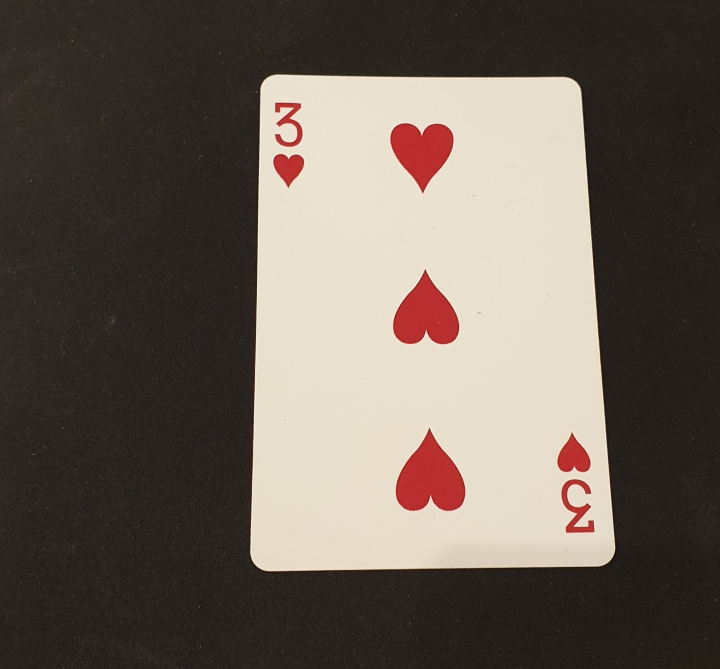
#> input picture Doh/heart3.jpg, 1440 x 1337 px (shown at 1/2 size)
$ jupyter execute --allow-errors Contours5.ipynb
#> lines starting #> are read from the running program, lines starting #| are printed output that depends on the picture; after the words box and inside, x2 and y2 are one past the last pixel; in counts of white or black regions, pixels touching at a corner belong together
[cell 1]
import cv2
import numpy as np
import matplotlib.pyplot as plt

[cell 2]
image = cv2.imread('heart3.jpg')
#> image is the input picture: shape (1337, 1440, 3); mean B, G, R 87.2, 96, 106.3
image = cv2.cvtColor(image, cv2.COLOR_RGB2BGR)
im_bw = cv2.cvtColor(image, cv2.COLOR_RGB2GRAY)
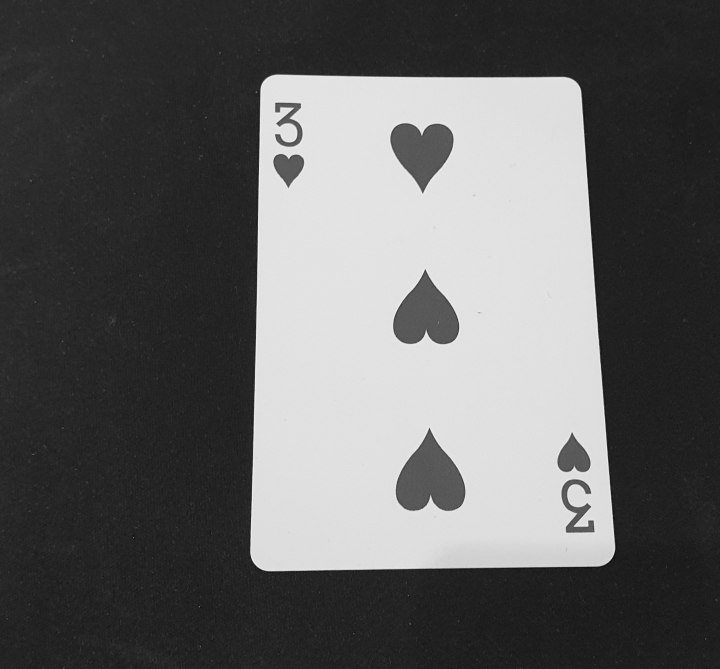
#> im_bw: shape (1337, 1440) (shown at 1/2 size); min 6, max 249, mean 98
thresh, im_bw = cv2.threshold(im_bw, 170, 255, 0)
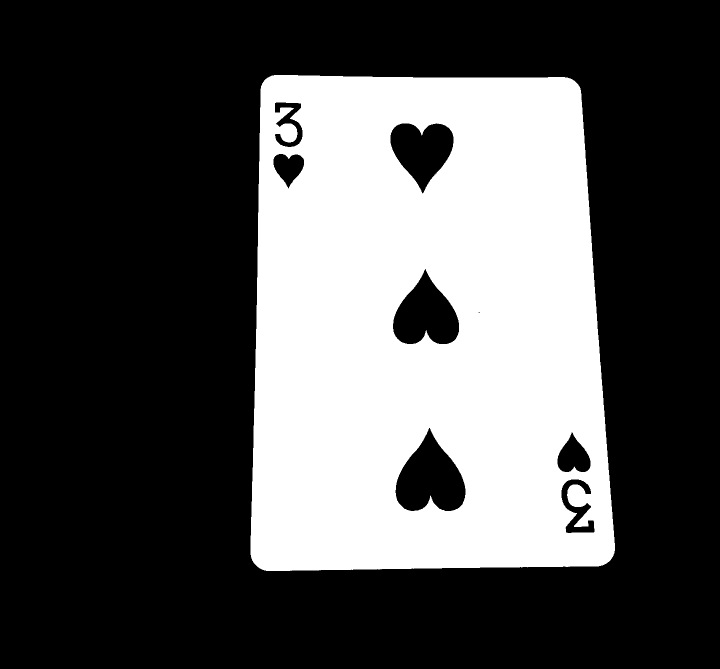
#> im_bw: shape (1337, 1440) (shown at 1/2 size); 32.3% white; 1 white region
contours, hierarchy = cv2.findContours(im_bw.copy(), cv2.RETR_EXTERNAL, cv2.CHAIN_APPROX_SIMPLE)
#> contours = 1 contour; box (x1, y1, x2, y2) and area: (501, 150, 1230, 1142) 669910

rects = [cv2.minAreaRect(each) for each in contours]
#> rects = [((865, 645.5), (991, 728), -90)]
rects = [(a,b,c) for a, b, c  in rects if ((b[0]*b[1]>5000))]
img = image.copy()

box = cv2.boxPoints(rects[0])
#> box = [[1229, 1141], [501, 1141], [501, 150], [1229, 150]]
box = box.astype('int')
img = cv2.drawContours(img, [box], -1, (0,255,0), 4)
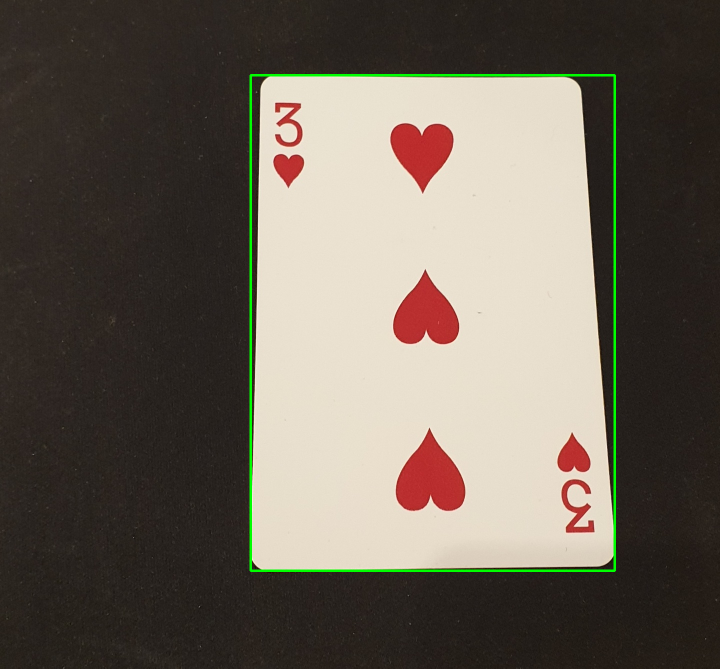
#> img: shape (1337, 1440, 3) (shown at 1/2 size); mean R, G, B 105.8, 97.8, 86.9

plt.figure(figsize=(20,10))
plt.imshow(img)

[cell 3]
box
#> Out has the same summary as box

[cell 4]
plt.figure(figsize=(10,10))
#> (the rest of this cell did not finish here and is left out)

[cell 5]
c0 = contours[0]
#> c0 = contour of 342 points, box (x1, y1, x2, y2) (501, 150, 1230, 1142), area 669910
rect = cv2.minAreaRect(c0)
#> rect = ((865, 645.5), (991, 728), -90)
box = cv2.boxPoints(rect)
box = box.astype('int')
img2 = cv2.drawContours(img, [box], -1, (0,255,0), 4)

[cell 6]
plt.imshow(img2, 'gray')

[cell 7]
rect
#> Out = ((865, 645.5), (991, 728), -90)
